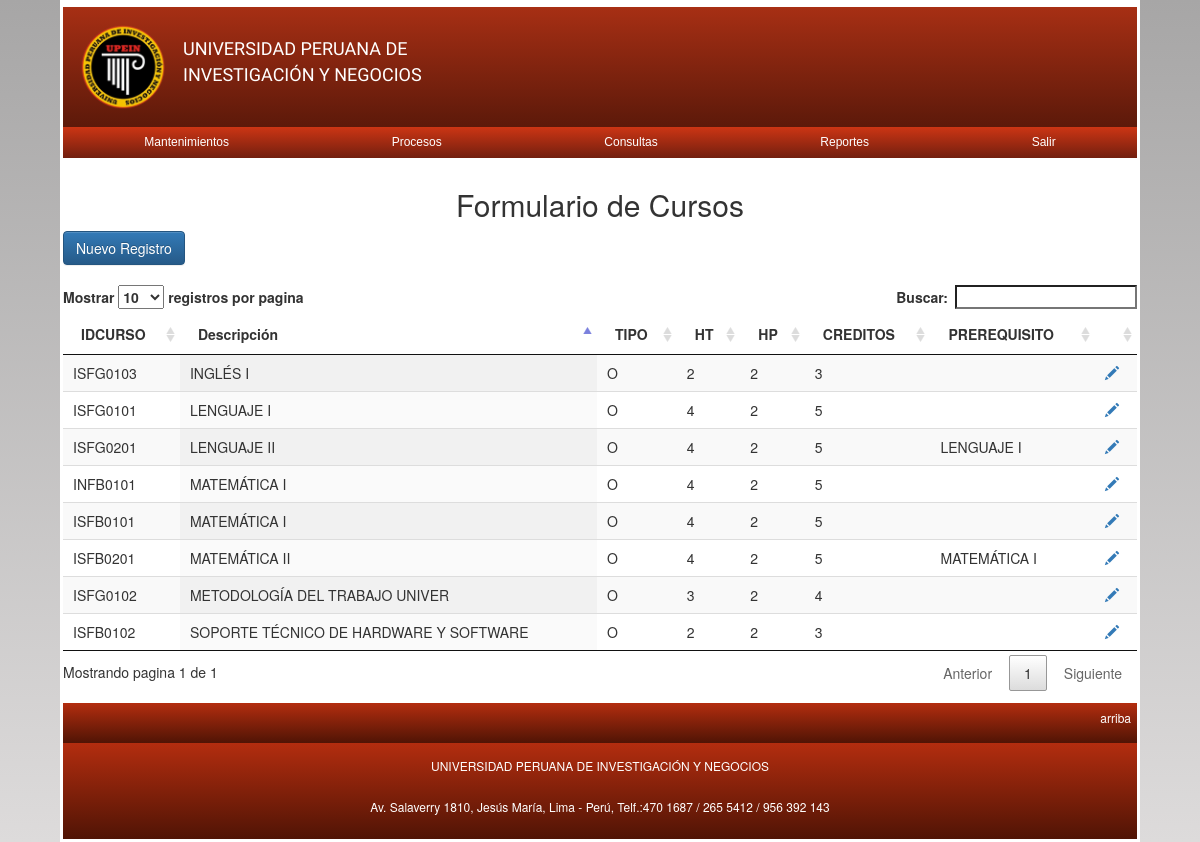
Screenshot of /mantenimiento/academico/m_a_curso.php (signed in) with the database file from the repository.
### tables this page shows
CREATE TABLE `tbl_cursos` (
  `Año` int(11) NOT NULL,
  `Semestre` varchar(2) NOT NULL,
  `IDCursos` varchar(8) NOT NULL DEFAULT '',
  `Descripcion` varchar(100) DEFAULT NULL,
  `IDCarrera` varchar(4) NOT NULL,
  `Tipo_Curso` varchar(1) DEFAULT NULL,
  `IDCiclo` int(11) DEFAULT NULL,
  `IDPrerequisito` varchar(8) NOT NULL,
  `Creditos` int(11) DEFAULT NULL,
  `Rcreditos` int(11) DEFAULT NULL,
  `HorasTeoricas` int(5) DEFAULT NULL,
  `HorasPractica` int(5) DEFAULT NULL,
  `Tipo` char(1) DEFAULT NULL,
  `IDTA` int(11) NOT NULL,
  `Estado` char(2) DEFAULT NULL
);

### mantenimiento/academico/m_a_curso.php (the view, shortened to what this page needs)
<?php
	require '../../conexion.php';
	$sql = "SELECT c.IDCursos as id,c.Descripcion as descripcion,c.Tipo as tipo,c.HorasTeoricas as teoricas,c.HorasPractica as practicas,c.Creditos as creditos,cc.Descripcion as pre FROM tbl_cursos as c LEFT JOIN tbl_cursos as cc ON c.IDPrerequisito=cc.IDCursos ";
	$resultado = $mysqli->query($sql);
?>
<!DOCTYPE html>
<html lang="es">
<head>
    <link href="../../css/bootstrap.min.css" rel="stylesheet">
	<link href="../../css/bootstrap-theme.css" rel="stylesheet">
	<link href="../../css/jquery.dataTables.min.css" rel="stylesheet">
	<link rel="stylesheet" href="../../css/estilos.css">
</head>
<body>
	<div class="contenedor">
		<?php include '../../nav.php'?>
		<div class="container">
				<div class="row">
					<h2 style="text-align:center">Formulario de Cursos</h2>
				</div>
				<div class="row">
					<a href="m_a_cu_nuevo.php" class="btn btn-primary">Nuevo Registro</a>
				</div>
				<br>
				<div class="row table-responsive">
				<table class="display" id="mitabla">
						<thead>
							<tr>
								<th>IDCURSO</th>
								<th>Descripción</th>
								<th>TIPO</th>
								<th>HT</th>
                                <th>HP</th>
								<th>CREDITOS</th>
								<th>PREREQUISITO</th>
								<th></th>
							</tr>
						</thead>
						<tbody>
							<?php while($row = $resultado->fetch_array(MYSQLI_ASSOC)) { ?>
								<tr>
									<td><?php echo $row['id']; ?></td>
									<td><?php echo $row['descripcion']; ?></td>
									<td><?php echo $row['tipo'];?></td>
									<td><?php echo $row['teoricas']; ?></td>
                                    <td><?php echo $row['practicas']; ?></td>
									<td><?php echo $row['creditos'];?></td>
									<td><?php echo $row['pre']?></td>
									<td><a href="m_a_cu_modificar.php?IDCursos=<?php echo $row['id']; ?>"><span class="glyphicon glyphicon-pencil"></span></a></td>
								</tr>
							<?php } ?>
						</tbody>
					</table>
				</div>
			</div>
		<footer>
			<div class="arriba"><a href="#header">arriba</a></div>
			<div class="p_footer">
				<p>UNIVERSIDAD PERUANA DE INVESTIGACIÓN Y NEGOCIOS</p>
				<p>Av. Salaverry 1810, Jesús María, Lima - Perú, Telf.:470 1687 / 265 5412 / 956 392 143</p>
			</div>
		</footer>
	</div>
</body>
</html>

### css/estilos.css (style rules this page uses)
* { padding: 0px; margin: 0px; }
footer div { background: linear-gradient(rgb(179, 45, 15),rgb(80, 20, 5)); font-size: 1vw; color: white; }
.arriba { height: 5vh; display: flex; flex-direction: row-reverse; }
.arriba a { padding:.5vw; text-decoration: none; color:white; }
.p_footer { display: flex; height: 8vw; text-align: center; flex-direction: column; justify-content: space-evenly; }
.contenedor { padding: 0; width: 90vw; margin: auto; border: .3vw white solid; background: white; }
.container { background-color: white; width: 100%; margin-bottom:1vw; }
body { background: linear-gradient(#A7A6A6,#DDDBDB); }

### rows the page displays
tbl_cursos: IDCursos "INFB0101", Descripcion "MATEMÁTICA I", Tipo "O", HorasTeoricas "4", HorasPractica "2", Creditos "5"
tbl_cursos: IDCursos "ISFB0101", Descripcion "MATEMÁTICA I", Tipo "O", HorasTeoricas "4", HorasPractica "2", Creditos "5"
tbl_cursos: IDCursos "ISFB0102", Descripcion "SOPORTE TÉCNICO DE HARDWARE Y SOFTWARE", Tipo "O", HorasTeoricas "2", HorasPractica "2", Creditos "3"
tbl_cursos: IDCursos "ISFB0201", Descripcion "MATEMÁTICA II", Tipo "O", HorasTeoricas "4", HorasPractica "2", Creditos "5", tbl_cursos.Descripcion "MATEMÁTICA I"
tbl_cursos: IDCursos "ISFG0101", Descripcion "LENGUAJE I", Tipo "O", HorasTeoricas "4", HorasPractica "2", Creditos "5"
tbl_cursos: IDCursos "ISFG0102", Descripcion "METODOLOGÍA DEL TRABAJO UNIVER", Tipo "O", HorasTeoricas "3", HorasPractica "2", Creditos "4"
tbl_cursos: IDCursos "ISFG0103", Descripcion "INGLÉS I", Tipo "O", HorasTeoricas "2", HorasPractica "2", Creditos "3"
tbl_cursos: IDCursos "ISFG0201", Descripcion "LENGUAJE II", Tipo "O", HorasTeoricas "4", HorasPractica "2", Creditos "5", tbl_cursos.Descripcion "LENGUAJE I"
